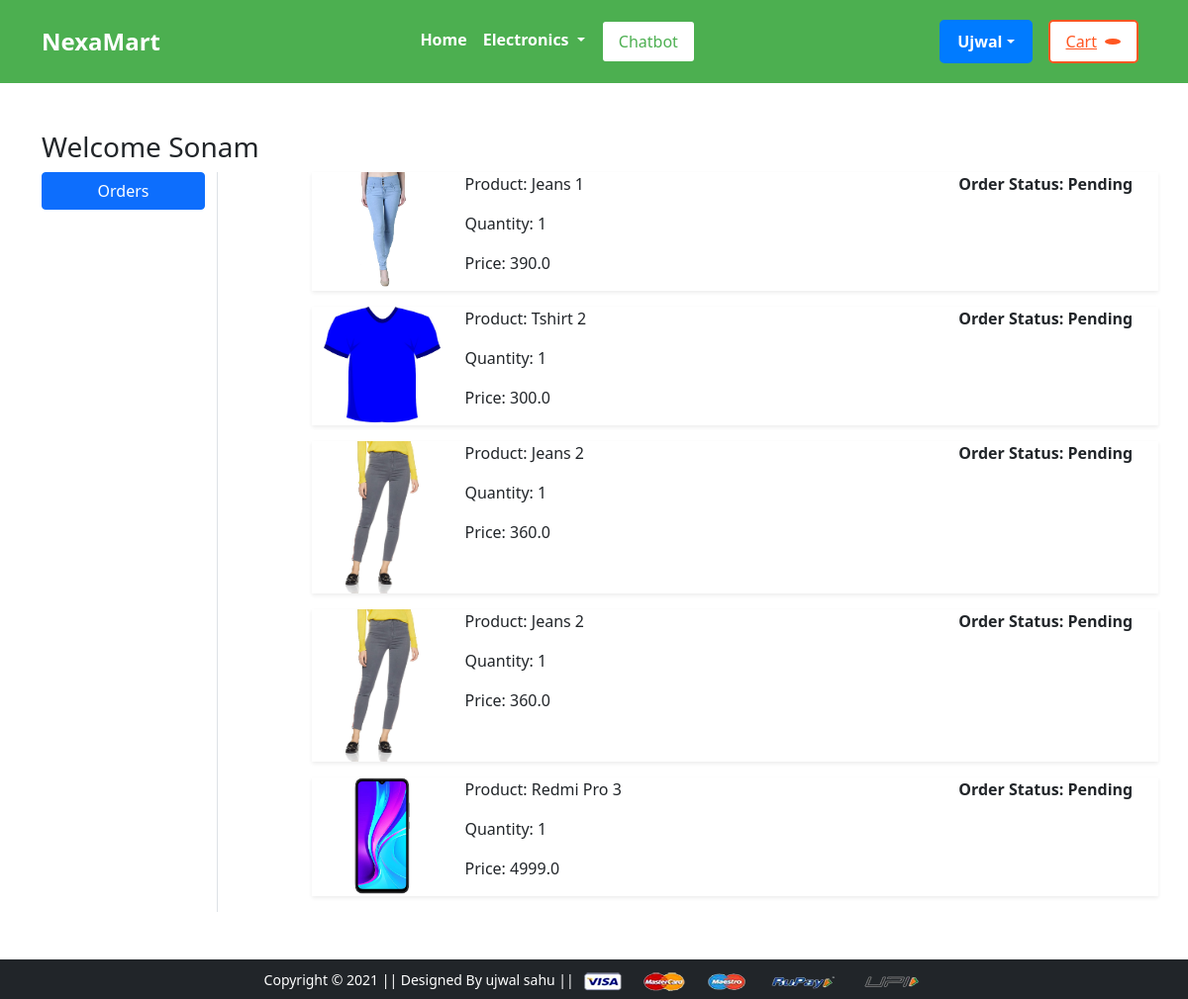
The app's page /orders/ (signed in) with its own data.
### app/models.py (models this page shows, shortened)
class OrderPlaced(models.Model):
 user = models.ForeignKey(User, on_delete=models.CASCADE)
 customer = models.ForeignKey(Customer, on_delete=models.CASCADE)
 product = models.ForeignKey(Product, on_delete=models.CASCADE)
 quantity = models.PositiveIntegerField(default=1)
 ordered_date = models.DateTimeField(auto_now_add=True)
 status = models.CharField(max_length=50,choices=STATUS_CHOICES,default='Pending')
 @property
 def total_cost(self):
   return self.quantity * self.product.discounted_price

class Product(models.Model):
 title = models.CharField(max_length=100)
 selling_price = models.FloatField()
 discounted_price = models.FloatField()
 description = models.TextField()
 brand = models.CharField(max_length=100)
 category = models.CharField( choices=CATEGORY_CHOICES, max_length=2)
 product_image = models.ImageField(upload_to='productimg')

### app/views.py (the view)
# urls.py: path('orders/', views.orders, name='orders'),
@login_required
def orders(request):
	op = OrderPlaced.objects.filter(user=request.user)
	return render(request, 'app/orders.html', {'order_placed':op})

### app/templates/app/orders.html (shortened to what this page needs)
{% extends 'app/base.html' %}
{% load static %}
{% block main-content %}
<div class="container my-5">
 <div class="row">
 <h3>Welcome Sonam</h3>
  <div class="col-sm-2 border-end">
   <ul class="list-unstyled">
    <li class="d-grid"><a href="{% url 'orders' %}" class="btn btn-primary">Orders</a></li>
   </ul>
  </div>
  <div class="col-sm-9 offset-sm-1">
  {% for op in order_placed %}
   <div class="row shadow-sm mb-3">
    <div class="col-sm-2">
     <img src="{{op.product.product_image.url}}" alt="" srcset="" class="img-fluid" height="150" width="150">
    </div>
    <div class="col-sm-7">
     <p>Product: {{op.product.title}}</p>
     <p>Quantity: {{op.quantity}}</p>
     <p>Price: {{op.total_cost}}</p>
    </div>
    <div class="col-sm-3 fw-bold">
     <p>Order Status: {{op.status}}</p>
    </div>
   </div>
   {% endfor %}
  </div>
 </div>
</div>
{% endblock main-content %}

### app/templates/app/base.html (shortened to what this page needs)
<!doctype html>
{% load static %}
<html lang="en">
  <head>
    <link href="https://cdn.jsdelivr.net/npm/bootstrap@5.0.0-beta1/dist/css/bootstrap.min.css" rel="stylesheet">
    <link rel="stylesheet" href="{% static 'app/css/owl.carousel.min.css' %}">
    <link rel="stylesheet" href="{% static 'app/css/all.min.css' %}">
    <link rel="stylesheet" href="{% static 'app/css/style.css' %}">
  </head>
  <body>
    <nav class="navbar navbar-expand-lg navbar-dark bg-primary">
     <div class="container">
       <a class="navbar-brand" href="/">NexaMart</a>
       <div class="collapse navbar-collapse" id="navbarSupportedContent">
         <ul class="navbar-nav me-auto mb-2 mb-lg-0">
           <li class="nav-item">
             <a class="nav-link active" aria-current="page" href="/">Home</a>
           </li>
           <li class="nav-item dropdown">
             <a class="nav-link dropdown-toggle text-white" href="#" id="electronicsDropdown" role="button" data-bs-toggle="dropdown" aria-expanded="false">
               Electronics
             </a>
           </li>
           <li class="nav-item">
             <button id="chatbotNavbarBtn" class="btn btn-warning ms-2">Chatbot</button>
           </li>
         </ul>
         <div>
          <ul class="navbar-nav me-auto mb-2 mb-lg-0">
          {% if request.user.is_authenticated %}
           <li class="nav-item dropdown mx-2">
              <a class="nav-link dropdown-toggle user-btn" href="#" id="profileDropdown" role="button" data-bs-toggle="dropdown" aria-expanded="false">
                {{request.user.username|capfirst}}
              </a>
            </li>
            <li class="nav-item mx-2">
              <a href="{% url 'showcart' %}" class="cart-btn">
                Cart
                <span class="cart-badge">{{totalitem}}</span>
              </a>
            </li>
            {% endif %}
          </ul>
         </div>
       </div>
     </div>
    </nav>
    {% block main-content %} {% endblock main-content %}
    <footer class="container-fluid bg-dark text-center p-2 mt-5">
        <small class="text-white">Copyright &copy; 2021 || Designed By ujwal sahu || </small>
        <img src="{% static 'app/images/payment.png' %}" alt="" srcset="" class="img-fluid" height="2px">
    </footer>
  </body>
</html>

### app/static/app/css/style.css (style rules this page uses)
.navbar { background-color: #4caf50 !important; padding: 1.2rem; }
.navbar .nav-link { color: #ffffff !important; font-weight: bold; padding: 0.5rem 1rem; border-radius: 5px; transition: all 0.3s ease; }
.navbar .btn { background-color: #ffffff !important; color: #4caf50 !important; border: 2px solid #4caf50; border-radius: 5px; padding: 0.5rem 1rem; transition: all 0.3s ease; }
footer { background-color: #16213e; color: #fff; padding: 1.5rem; }
#chatbotNavbarBtn { background-color: #ffffff !important; color: #4caf50 !important; border: 2px solid #4caf50; border-radius: 5px; padding: 0.5rem 1rem; transition: all 0.3s ease; }

### app/templates/app/base.html (style rules this page uses)
.navbar .nav-item .btn { display: inline-block; padding: 0.5rem 1rem; border-radius: 5px; border: 2px solid #4caf50; background-color: #ffffff; color: #4caf50; transition: all 0.3s ease; }
.navbar-brand { font-size: 1.5rem; font-weight: bold; }
.navbar-nav { margin-left: auto; margin-right: auto; width: fit-content; }
.navbar .nav-item .cart-btn { display: inline-flex; align-items: center; padding: 0.5rem 1rem; border-radius: 5px; border: 2px solid #ff5722; background-color: #ffffff; color: #ff5722; transition: all 0.3s ease; }
.navbar .nav-item .cart-badge { margin-left: 0.5rem; background-color: #ff5722; color: #ffffff; border-radius: 50%; padding: 0.2rem 0.5rem; font-size: 0.9rem; }
.navbar .nav-item .user-btn { display: inline-flex; align-items: center; padding: 0.5rem 1rem; border-radius: 5px; border: 2px solid #007bff; background-color: #007bff; color: #ffffff; transition: all 0.3s ease; }

### records on screen
OrderPlaced: product.product_image (picture), product "Jeans 1", quantity "1", total_cost "390.0", status "Pending"
OrderPlaced: product.product_image (picture), product "Tshirt 2", quantity "1", total_cost "300.0", status "Pending"
OrderPlaced: product.product_image (picture), product "Jeans 2", quantity "1", total_cost "360.0", status "Pending"
OrderPlaced: product.product_image (picture), product "Jeans 2", quantity "1", total_cost "360.0", status "Pending"
OrderPlaced: product.product_image (picture), product "Redmi Pro 3", quantity "1", total_cost "4999.0", status "Pending"

### other values on screen
{{ request.user.username|capfirst }} "Ujwal"
